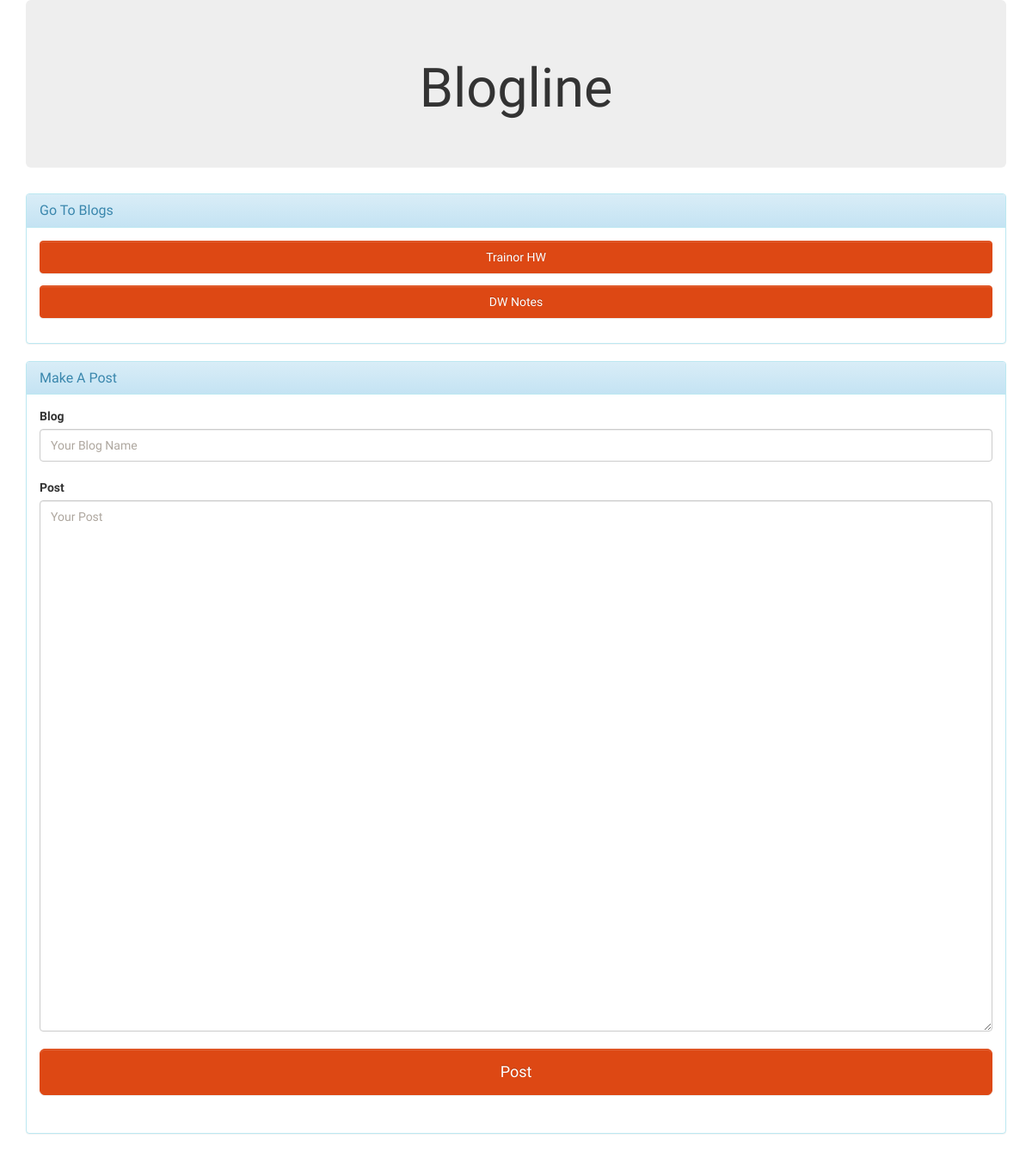
The app's page /, older data.
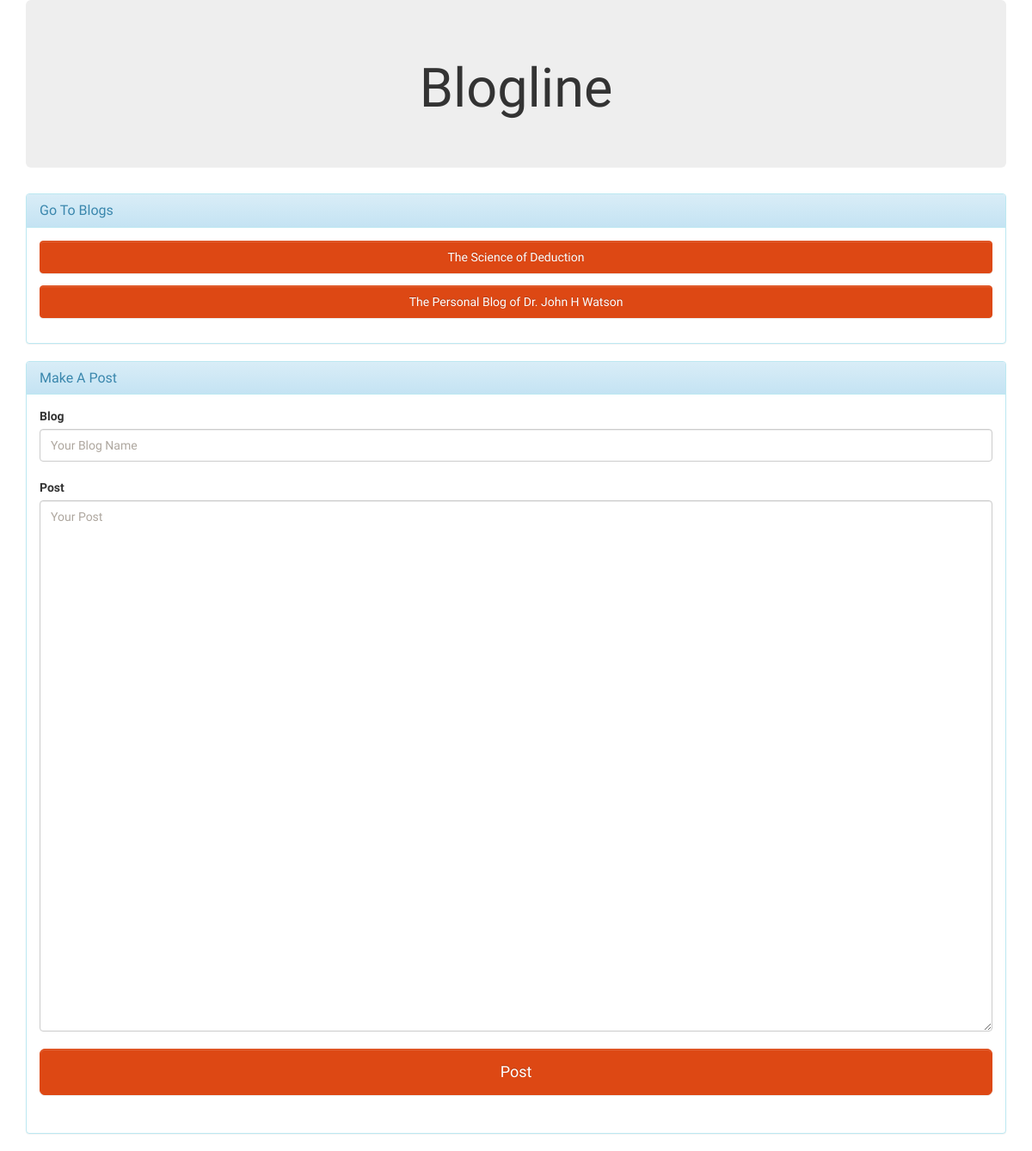
The same page, newer data.
### tables this page shows
CREATE TABLE blogs(name text UNIQUE);

### app.py (the view, shortened to what this page needs)
@app.route("/", methods = ['GET', 'POST'])
def main():
    return render_template("main.html", blogs=getBlogs())

### app.py (called while the page is built)
def getBlogs():
    q ="""
    select name from  blogs
    """
    results = c.execute(q)
    print results
    blogs=[]
    for blog in results:
        blogs.append(blog[0])
    return blogs

### templates/main.html (shortened to what this page needs)
<!DOCTYPE HTML PUBLIC "-//IETF//DTD HTML//EN">
<html>
<head>
	<link rel="stylesheet" type="text/css" href="{{ url_for( 'static', filename='css/bootstrap-theme.css') }}">
	<link rel="stylesheet" type="text/css" href="{{url_for('static',filename='css/bootstrap.css') }}">
</head>
<body>
	<div class="container">
		<div class="jumbotron">
	<center><h1>Blogline</h1></center>
</div>
<div class="panel panel-info">
  <div class="panel-heading">
    <h3 class="panel-title">Go To Blogs</h3>
  </div>
  <div class="panel-body">
	<ul class="list-unstyled">
		{% for blog in blogs %}
		<li><form action="/blog/{{blog}}"><button type="submit" class= "btn btn-primary btn-block" value= {{blog}}>{{blog}}</button></form></li>
		{% endfor %}
	      </ul>
  </div>
</div>
<div class="panel panel-info">
  <div class="panel-heading">
    <h3 class="panel-title">Make A Post</h3>
  </div>
  <div class="panel-body form-group ">
	<form action= "\" method="POST">
		<label>Blog</label> <input type="text" class="form-control" name="blog" placeholder="Your Blog Name"><br>
		<label>Post</label>
		<textarea name= "post" rows="30" class="form-control" placeholder="Your Post"></textarea><br>
		<button type="submit" class="btn btn-primary btn-lg btn-block" name="post">Post</button>
	</form>
  </div>
</div>
</div>
</body>
</html>

Row changes from the older to the newer data that the page shows:
changed blogs: name "Trainor HW" → "The Science of Deduction"
changed blogs: name "DW Notes" → "The Personal Blog of Dr. John H Watson"
